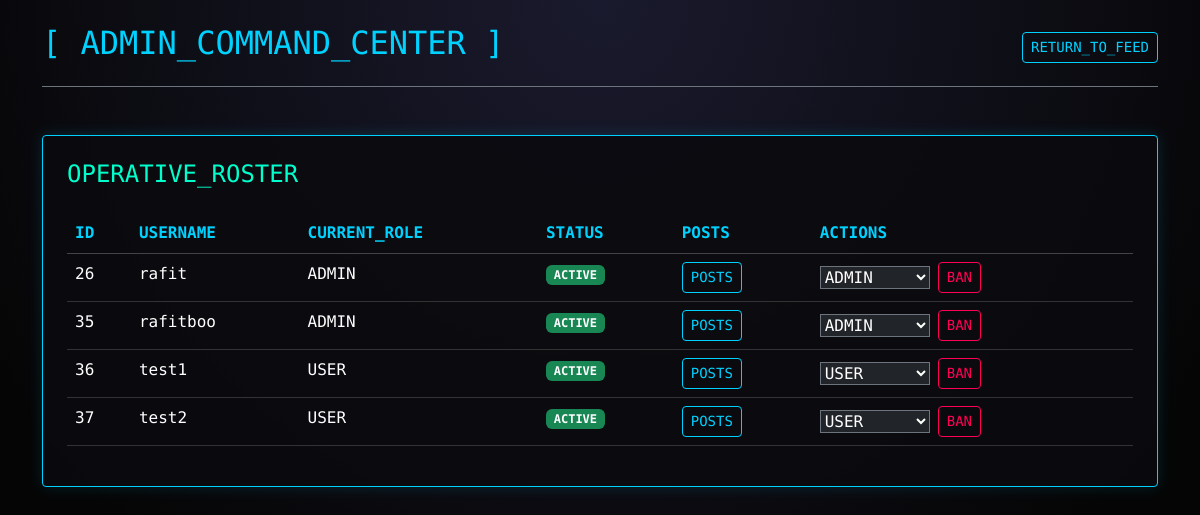
/admin-console/, run on the app's committed database.
### accounts/models.py (models this page shows, shortened)
class User(AbstractUser):
    is_active = models.BooleanField(default=True)
    ROLE_CHOICES = (
        ('ADMIN', 'Administrator'),
        ('USER', 'Regular User'),
    )
    role = models.CharField(max_length=10, choices=ROLE_CHOICES, default='USER')
    is_email_verified = models.BooleanField(default=False)
    otp_code = models.CharField(max_length=6, blank=True, null=True)
    otp_created_at = models.DateTimeField(blank=True, null=True)
    encrypted_rsa_private_key = models.TextField(blank=True, null=True)
    rsa_public_key = models.TextField(blank=True, null=True)
    encrypted_contact_info = models.TextField(blank=True, null=True)
    encrypted_email = models.TextField(blank=True, null=True)
    pending_email = models.EmailField(blank=True, null=True)  # Temp storage for new email
    pending_email_otp = models.CharField(max_length=6, blank=True, null=True)  # OTP for email verification
    pending_encrypted_email = models.TextField(blank=True, null=True)
    password_salt = models.CharField(max_length=64, blank=True, null=True)

### network/views.py (the view)
# urls.py: path('admin-console/', AdminConsoleView.as_view(), name='admin_console'),
class AdminConsoleView(TemplateView):
    template_name = 'admin_console.html'
    def get_context_data(self, **kwargs):
        context = super().get_context_data(**kwargs)
        context['users'] = User.objects.all().order_by('id')
        return context

### templates/admin_console.html (shortened to what this page needs)
{% load static %}
<!DOCTYPE html>
<html lang="en">
<head>
    <link href="https://cdn.jsdelivr.net/npm/bootstrap@5.3.0/dist/css/bootstrap.min.css" rel="stylesheet">
    <link rel="stylesheet" href="{% static 'css/admin.css' %}">
</head>
<body>
    <div class="container mt-4">
        <div class="d-flex justify-content-between align-items-center mb-5 border-bottom border-secondary pb-3">
            <h2 style="color: #00d2ff;">[ ADMIN_COMMAND_CENTER ]</h2>
            <a href="/feed/" class="btn btn-outline-info btn-sm">RETURN_TO_FEED</a>
        </div>
        <div class="card admin-card p-4">
            <h4 class="mb-4" style="color: #00ffcc;">OPERATIVE_ROSTER</h4>
            <div class="table-responsive">
                <table class="table table-dark table-hover">
                    <thead>
                        <tr>
                            <th>ID</th>
                            <th>USERNAME</th>
                            <th>CURRENT_ROLE</th>
                            <th>STATUS</th>
                            <th>POSTS</th>
                            <th>ACTIONS</th>
                        </tr>
                    </thead>
                    <tbody id="userTableBody">
                        {% for user in users %}
                        <tr id="user-row-{{ user.id }}">
                            <td>{{ user.id }}</td>
                            <td>{{ user.username }}</td>
                            <td>{{ user.role }}</td>
                            <td>
                                <span id="status-{{ user.id }}" class="badge {% if user.is_active %}text-bg-success{% else %}text-bg-danger{% endif %}">{% if user.is_active %}ACTIVE{% else %}INACTIVE{% endif %}</span>
                            </td>
                            <td>
                                <a href="/admin-console/users/{{ user.id }}/posts/" class="btn btn-outline-info btn-sm">POSTS</a>
                            </td>
                            <td class="admin-actions-cell">
                                <div class="d-flex align-items-center gap-2 flex-wrap">
                                <select onchange="updateRole({{ user.id }}, this.value)" class="bg-dark text-white border-secondary">
                                    <option value="USER" {% if user.role == 'USER' %}selected{% endif %}>USER</option>
                                    <option value="ADMIN" {% if user.role == 'ADMIN' %}selected{% endif %}>ADMIN</option>
                                </select>
                                <button id="ban-btn-{{ user.id }}" class="btn {% if user.is_active %}btn-outline-danger{% else %}btn-success{% endif %} btn-sm ms-2" onclick="toggleBan({{ user.id }})">
                                    {% if user.is_active %}BAN{% else %}UNBAN{% endif %}
                                </button>
                                </div>
                            </td>
                        </tr>
                        {% empty %}
                        <tr>
                            <td colspan="6" class="text-center text-muted">No accounts found.</td>
                        </tr>
                        {% endfor %}
                    </tbody>
                </table>
            </div>
        </div>
    </div>
</body>
</html>

### static/css/admin.css (style rules this page uses)
body { background-color: #050505; background-image: radial-gradient(circle at 50% 0%, #1a1a2e 0%, #050505 70%); color: #e0e0e0; font-family: 'Share Tech Mono', monospace; min-height: 100vh; }
.admin-card { background: rgba(10, 10, 15, 0.9); border: 1px solid #00d2ff; border-radius: 4px; box-shadow: 0 0 15px rgba(0, 210, 255, 0.15); }
.table-dark { --bs-table-bg: transparent; border-color: #333; color: #e0e0e0; }
.table-dark th { color: #00d2ff; border-bottom-color: #444; }
.table-dark td { border-bottom-color: #333; }
.admin-posts-cell, .admin-actions-cell { vertical-align: middle; white-space: nowrap; }
.admin-actions-cell select { min-width: 110px; }
.admin-actions-cell .btn { margin-left: 0 !important; }
.btn-outline-danger { color: #ff0055; border-color: #ff0055; }
.btn-outline-info { color: #00d2ff; border-color: #00d2ff; }

### data on the page
User: id "26", username "rafit", role "ADMIN", is_active "ACTIVE", role+id "ADMIN"
User: id "35", username "rafitboo", role "ADMIN", is_active "ACTIVE", role+id "ADMIN"
User: id "36", username "test1", role "USER", is_active "ACTIVE", role+id "USER"
User: id "37", username "test2", role "USER", is_active "ACTIVE", role+id "USER"
